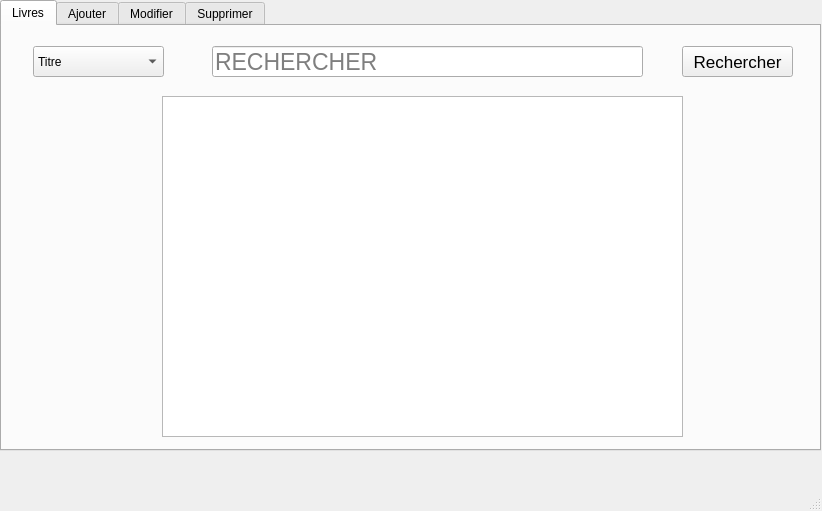
<?xml version="1.0" encoding="UTF-8"?>
<ui version="4.0">
 <class>MainWindow</class>
 <widget class="QMainWindow" name="MainWindow">
  <property name="geometry">
   <rect>
    <x>0</x>
    <y>0</y>
    <width>822</width>
    <height>511</height>
   </rect>
  </property>
  <property name="windowTitle">
   <string>MainWindow</string>
  </property>
  <widget class="QWidget" name="centralwidget">
   <widget class="QTabWidget" name="tabWidget">
    <property name="geometry">
     <rect>
      <x>0</x>
      <y>0</y>
      <width>821</width>
      <height>451</height>
     </rect>
    </property>
    <property name="currentIndex">
     <number>0</number>
    </property>
    <widget class="QWidget" name="tabLivres">
     <attribute name="title">
      <string>Livres</string>
     </attribute>
     <widget class="QPushButton" name="pushButton_17">
      <property name="geometry">
       <rect>
        <x>680</x>
        <y>20</y>
        <width>111</width>
        <height>31</height>
       </rect>
      </property>
      <property name="font">
       <font>
        <pointsize>13</pointsize>
       </font>
      </property>
      <property name="text">
       <string>Rechercher</string>
      </property>
     </widget>
     <widget class="QLineEdit" name="lineEdit_54">
      <property name="geometry">
       <rect>
        <x>210</x>
        <y>20</y>
        <width>431</width>
        <height>31</height>
       </rect>
      </property>
      <property name="font">
       <font>
        <pointsize>17</pointsize>
       </font>
      </property>
      <property name="placeholderText">
       <string>RECHERCHER</string>
      </property>
     </widget>
     <widget class="QTableView" name="tableView">
      <property name="geometry">
       <rect>
        <x>160</x>
        <y>70</y>
        <width>521</width>
        <height>341</height>
       </rect>
      </property>
     </widget>
     <widget class="QComboBox" name="comboBox_2">
      <property name="geometry">
       <rect>
        <x>31</x>
        <y>20</y>
        <width>131</width>
        <height>31</height>
       </rect>
      </property>
      <property name="editable">
       <bool>false</bool>
      </property>
      <item>
       <property name="text">
        <string>Titre</string>
       </property>
      </item>
      <item>
       <property name="text">
        <string>ISBN</string>
       </property>
      </item>
      <item>
       <property name="text">
        <string>Genre</string>
       </property>
      </item>
      <item>
       <property name="text">
        <string>Annee</string>
       </property>
      </item>
     </widget>
    </widget>
    <widget class="QWidget" name="tabAjouter">
     <attribute name="title">
      <string>Ajouter</string>
     </attribute>
     <widget class="QWidget" name="formLayoutWidget">
      <property name="geometry">
       <rect>
        <x>180</x>
        <y>40</y>
        <width>461</width>
        <height>341</height>
       </rect>
      </property>
      <layout class="QFormLayout" name="formLayout">
       <item row="0" column="0">
        <widget class="QLabel" name="AjouterTitre">
         <property name="font">
          <font>
           <pointsize>12</pointsize>
          </font>
         </property>
         <property name="text">
          <string>Titre</string>
         </property>
        </widget>
       </item>
       <item row="1" column="0">
        <widget class="QLabel" name="AjouterAuteur">
         <property name="font">
          <font>
           <pointsize>12</pointsize>
          </font>
         </property>
         <property name="text">
          <string>Auteur</string>
         </property>
        </widget>
       </item>
       <item row="2" column="0">
        <widget class="QLabel" name="AjouterGenre">
         <property name="font">
          <font>
           <pointsize>12</pointsize>
          </font>
         </property>
         <property name="text">
          <string>Genre</string>
         </property>
        </widget>
       </item>
       <item row="3" column="0">
        <widget class="QLabel" name="AjouterAnnee">
         <property name="font">
          <font>
           <pointsize>12</pointsize>
          </font>
         </property>
         <property name="text">
          <string>Année</string>
         </property>
        </widget>
       </item>
       <item row="0" column="1">
        <widget class="QLineEdit" name="lineEditATitre">
         <property name="font">
          <font>
           <pointsize>17</pointsize>
          </font>
         </property>
        </widget>
       </item>
       <item row="1" column="1">
        <widget class="QLineEdit" name="lineEditAAuteur">
         <property name="font">
          <font>
           <pointsize>17</pointsize>
          </font>
         </property>
        </widget>
       </item>
       <item row="2" column="1">
        <widget class="QLineEdit" name="lineEditAGenre">
         <property name="font">
          <font>
           <pointsize>17</pointsize>
          </font>
         </property>
        </widget>
       </item>
       <item row="3" column="1">
        <widget class="QLineEdit" name="lineEditAAnnee">
         <property name="font">
          <font>
           <pointsize>17</pointsize>
          </font>
         </property>
        </widget>
       </item>
       <item row="4" column="0">
        <widget class="QLabel" name="AjouterISBN">
         <property name="font">
          <font>
           <pointsize>12</pointsize>
          </font>
         </property>
         <property name="text">
          <string>ISBN</string>
         </property>
        </widget>
       </item>
       <item row="4" column="1">
        <widget class="QLineEdit" name="lineEditAISBN">
         <property name="font">
          <font>
           <pointsize>17</pointsize>
          </font>
         </property>
        </widget>
       </item>
       <item row="5" column="1">
        <widget class="QPushButton" name="AjouterBouton">
         <property name="font">
          <font>
           <pointsize>13</pointsize>
          </font>
         </property>
         <property name="text">
          <string>Valider</string>
         </property>
        </widget>
       </item>
      </layout>
     </widget>
    </widget>
    <widget class="QWidget" name="tabModifier">
     <attribute name="title">
      <string>Modifier</string>
     </attribute>
     <widget class="QPushButton" name="pushButton_3">
      <property name="geometry">
       <rect>
        <x>650</x>
        <y>10</y>
        <width>111</width>
        <height>31</height>
       </rect>
      </property>
      <property name="font">
       <font>
        <pointsize>13</pointsize>
       </font>
      </property>
      <property name="text">
       <string>Rechercher</string>
      </property>
     </widget>
     <widget class="QLineEdit" name="lineEdit_10">
      <property name="geometry">
       <rect>
        <x>220</x>
        <y>10</y>
        <width>381</width>
        <height>31</height>
       </rect>
      </property>
      <property name="font">
       <font>
        <pointsize>17</pointsize>
       </font>
      </property>
      <property name="placeholderText">
       <string>RECHERCHER</string>
      </property>
     </widget>
     <widget class="QWidget" name="formLayoutWidget_3">
      <property name="geometry">
       <rect>
        <x>180</x>
        <y>70</y>
        <width>461</width>
        <height>341</height>
       </rect>
      </property>
      <layout class="QFormLayout" name="formLayout_3">
       <item row="0" column="0">
        <widget class="QLabel" name="label_11">
         <property name="font">
          <font>
           <pointsize>12</pointsize>
          </font>
         </property>
         <property name="text">
          <string>Titre</string>
         </property>
        </widget>
       </item>
       <item row="0" column="1">
        <widget class="QLineEdit" name="lineEditMTitre">
         <property name="font">
          <font>
           <pointsize>17</pointsize>
          </font>
         </property>
        </widget>
       </item>
       <item row="1" column="0">
        <widget class="QLabel" name="label_12">
         <property name="font">
          <font>
           <pointsize>12</pointsize>
          </font>
         </property>
         <property name="text">
          <string>Auteur</string>
         </property>
        </widget>
       </item>
       <item row="1" column="1">
        <widget class="QLineEdit" name="lineEditMAuteur">
         <property name="font">
          <font>
           <pointsize>17</pointsize>
          </font>
         </property>
        </widget>
       </item>
       <item row="2" column="0">
        <widget class="QLabel" name="label_13">
         <property name="font">
          <font>
           <pointsize>12</pointsize>
          </font>
         </property>
         <property name="text">
          <string>Genre</string>
         </property>
        </widget>
       </item>
       <item row="2" column="1">
        <widget class="QLineEdit" name="lineEditMGenre">
         <property name="font">
          <font>
           <pointsize>17</pointsize>
          </font>
         </property>
        </widget>
       </item>
       <item row="3" column="0">
        <widget class="QLabel" name="label_14">
         <property name="font">
          <font>
           <pointsize>12</pointsize>
          </font>
         </property>
         <property name="text">
          <string>Année</string>
         </property>
        </widget>
       </item>
       <item row="3" column="1">
        <widget class="QLineEdit" name="lineEditMAnnee">
         <property name="font">
          <font>
           <pointsize>17</pointsize>
          </font>
         </property>
        </widget>
       </item>
       <item row="4" column="0">
        <widget class="QLabel" name="label_55">
         <property name="font">
          <font>
           <pointsize>12</pointsize>
          </font>
         </property>
         <property name="text">
          <string>ISBN</string>
         </property>
        </widget>
       </item>
       <item row="4" column="1">
        <widget class="QLineEdit" name="lineEditMISBN">
         <property name="font">
          <font>
           <pointsize>17</pointsize>
          </font>
         </property>
        </widget>
       </item>
       <item row="5" column="1">
        <widget class="QPushButton" name="pushButton_4">
         <property name="font">
          <font>
           <pointsize>13</pointsize>
          </font>
         </property>
         <property name="text">
          <string>Modifier</string>
         </property>
        </widget>
       </item>
      </layout>
     </widget>
     <widget class="QLabel" name="label_54">
      <property name="geometry">
       <rect>
        <x>140</x>
        <y>10</y>
        <width>51</width>
        <height>38</height>
       </rect>
      </property>
      <property name="font">
       <font>
        <pointsize>12</pointsize>
       </font>
      </property>
      <property name="text">
       <string>ISBN</string>
      </property>
     </widget>
    </widget>
    <widget class="QWidget" name="tabSupprimer">
     <attribute name="title">
      <string>Supprimer</string>
     </attribute>
     <widget class="QWidget" name="formLayoutWidget_8">
      <property name="geometry">
       <rect>
        <x>180</x>
        <y>80</y>
        <width>461</width>
        <height>341</height>
       </rect>
      </property>
      <layout class="QFormLayout" name="formLayout_8">
       <item row="0" column="0">
        <widget class="QLabel" name="label_35">
         <property name="font">
          <font>
           <pointsize>12</pointsize>
          </font>
         </property>
         <property name="text">
          <string>Titre</string>
         </property>
        </widget>
       </item>
       <item row="0" column="1">
        <widget class="QLineEdit" name="lineEditSTitre">
         <property name="font">
          <font>
           <pointsize>17</pointsize>
          </font>
         </property>
        </widget>
       </item>
       <item row="1" column="0">
        <widget class="QLabel" name="label_36">
         <property name="font">
          <font>
           <pointsize>12</pointsize>
          </font>
         </property>
         <property name="text">
          <string>Auteur</string>
         </property>
        </widget>
       </item>
       <item row="1" column="1">
        <widget class="QLineEdit" name="lineEditSAuteur">
         <property name="font">
          <font>
           <pointsize>17</pointsize>
          </font>
         </property>
        </widget>
       </item>
       <item row="2" column="0">
        <widget class="QLabel" name="label_37">
         <property name="font">
          <font>
           <pointsize>12</pointsize>
          </font>
         </property>
         <property name="text">
          <string>Genre</string>
         </property>
        </widget>
       </item>
       <item row="2" column="1">
        <widget class="QLineEdit" name="lineEditSGenre">
         <property name="font">
          <font>
           <pointsize>17</pointsize>
          </font>
         </property>
        </widget>
       </item>
       <item row="3" column="0">
        <widget class="QLabel" name="label_38">
         <property name="font">
          <font>
           <pointsize>12</pointsize>
          </font>
         </property>
         <property name="text">
          <string>Année</string>
         </property>
        </widget>
       </item>
       <item row="3" column="1">
        <widget class="QLineEdit" name="lineEditSAnnee">
         <property name="font">
          <font>
           <pointsize>17</pointsize>
          </font>
         </property>
        </widget>
       </item>
       <item row="4" column="0">
        <widget class="QLabel" name="label_56">
         <property name="font">
          <font>
           <pointsize>12</pointsize>
          </font>
         </property>
         <property name="text">
          <string>ISBN</string>
         </property>
        </widget>
       </item>
       <item row="4" column="1">
        <widget class="QLineEdit" name="lineEditSISBN">
         <property name="font">
          <font>
           <pointsize>17</pointsize>
          </font>
         </property>
        </widget>
       </item>
       <item row="5" column="1">
        <widget class="QPushButton" name="pushButton_11">
         <property name="font">
          <font>
           <pointsize>13</pointsize>
          </font>
         </property>
         <property name="text">
          <string>Delete</string>
         </property>
        </widget>
       </item>
      </layout>
     </widget>
     <widget class="QLabel" name="label_53">
      <property name="geometry">
       <rect>
        <x>150</x>
        <y>30</y>
        <width>51</width>
        <height>21</height>
       </rect>
      </property>
      <property name="font">
       <font>
        <pointsize>15</pointsize>
       </font>
      </property>
      <property name="text">
       <string>ISBN</string>
      </property>
     </widget>
     <widget class="QLineEdit" name="lineEdit_53">
      <property name="geometry">
       <rect>
        <x>220</x>
        <y>20</y>
        <width>381</width>
        <height>31</height>
       </rect>
      </property>
      <property name="font">
       <font>
        <pointsize>17</pointsize>
       </font>
      </property>
      <property name="placeholderText">
       <string>RECHERCHER</string>
      </property>
     </widget>
     <widget class="QPushButton" name="pushButton_16">
      <property name="geometry">
       <rect>
        <x>650</x>
        <y>20</y>
        <width>111</width>
        <height>31</height>
       </rect>
      </property>
      <property name="font">
       <font>
        <pointsize>13</pointsize>
       </font>
      </property>
      <property name="text">
       <string>Rechercher</string>
      </property>
     </widget>
    </widget>
   </widget>
  </widget>
  <widget class="QMenuBar" name="menubar">
   <property name="geometry">
    <rect>
     <x>0</x>
     <y>0</y>
     <width>822</width>
     <height>22</height>
    </rect>
   </property>
  </widget>
  <widget class="QStatusBar" name="statusbar"/>
 </widget>
 <resources/>
 <connections/>
</ui>
